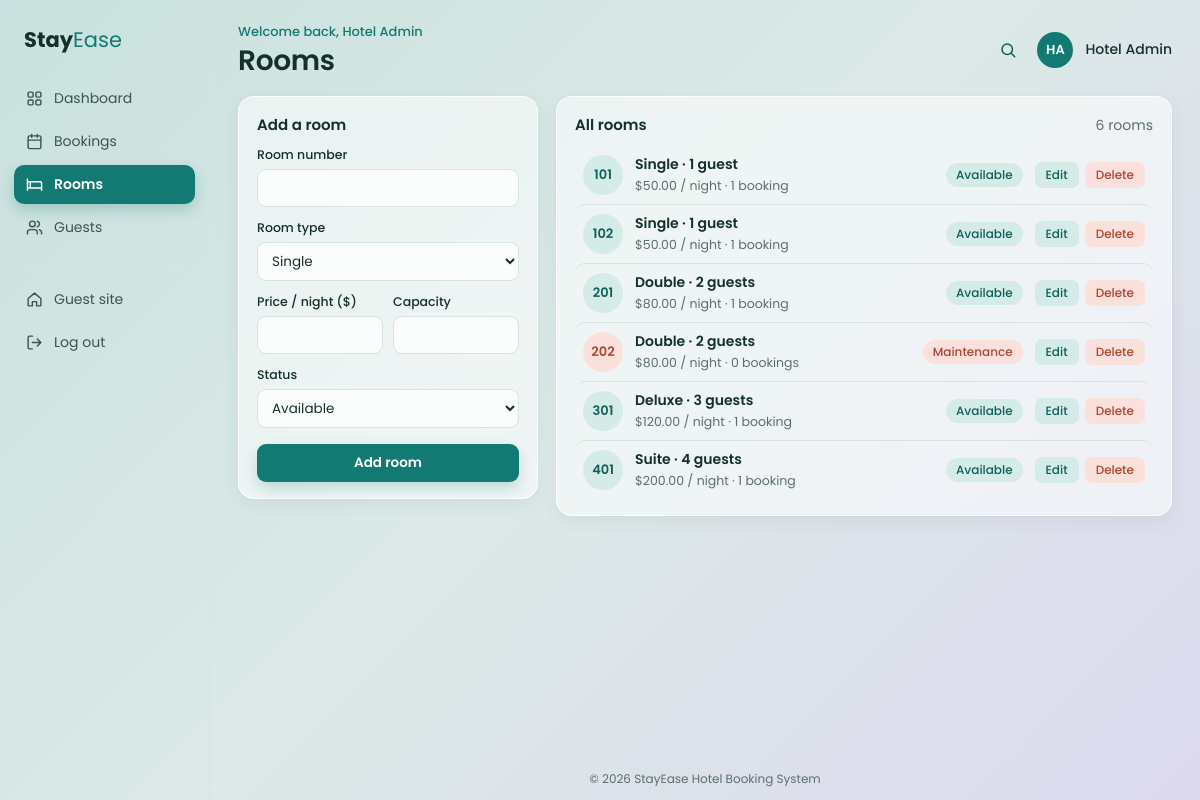
/Admin/rooms.php (signed in), run on the app's committed database.
### tables this page shows
CREATE TABLE IF NOT EXISTS rooms (
  room_id INT AUTO_INCREMENT PRIMARY KEY,
  room_number VARCHAR(10) NOT NULL UNIQUE,
  room_type ENUM('Single','Double','Deluxe','Suite') NOT NULL,
  price_per_night DECIMAL(10,2) NOT NULL CHECK (price_per_night > 0),
  capacity INT NOT NULL CHECK (capacity BETWEEN 1 AND 6),
  status ENUM('Available','Maintenance') NOT NULL DEFAULT 'Available'
);

### Admin/rooms.php (the view, shortened to what this page needs)
<?php
include '../config/db.php';
$room_types = array('Single', 'Double', 'Deluxe', 'Suite');
$room_statuses = array('Available', 'Maintenance');
$room_id = 0;
$room_number = "";
$room_type = "Single";
$price = "";
$capacity = "";
$status = "Available";
$sql = "SELECT rooms.*,
               (SELECT COUNT(*) FROM bookings WHERE bookings.room_id = rooms.room_id) AS total_bookings
        FROM rooms
        ORDER BY rooms.room_number";
$stmt = mysqli_prepare($conn, $sql);
mysqli_stmt_execute($stmt);
$rooms = mysqli_stmt_get_result($stmt);
include '../includes/header.php';
?>
<div class="rooms-grid">
  <section class="card">
    <div class="card-head">
      <h2><?php echo $room_id == 0 ? 'Add a room' : 'Edit room ' . htmlspecialchars($room_number); ?></h2>
    </div>
    <form action="rooms.php<?php if ($room_id != 0) echo '?edit=' . $room_id; ?>" method="post" class="form">
      <label for="room_number">Room number</label>
      <input type="text" id="room_number" name="room_number" maxlength="10" value="<?php echo htmlspecialchars($room_number); ?>" required>
      <label for="room_type">Room type</label>
      <select id="room_type" name="room_type" required>
        <?php foreach ($room_types as $type) { ?>
          <option value="<?php echo $type; ?>" <?php if ($room_type == $type) echo 'selected'; ?>><?php echo $type; ?></option>
        <?php } ?>
      </select>
      <div class="form-row">
        <div>
          <label for="price">Price / night ($)</label>
          <input type="number" id="price" name="price" min="0.01" max="99999" step="0.01" value="<?php echo htmlspecialchars($price); ?>" required>
        </div>
        <div>
          <label for="capacity">Capacity</label>
          <input type="number" id="capacity" name="capacity" min="1" max="6" step="1" value="<?php echo htmlspecialchars($capacity); ?>" required>
        </div>
      </div>
      <label for="status">Status</label>
      <select id="status" name="status" required>
        <?php foreach ($room_statuses as $s) { ?>
          <option value="<?php echo $s; ?>" <?php if ($status == $s) echo 'selected'; ?>><?php echo $s; ?></option>
        <?php } ?>
      </select>
      <div class="form-actions">
        <button type="submit" name="save" class="btn-primary"><?php echo $room_id == 0 ? 'Add room' : 'Save changes'; ?></button>
      </div>
    </form>
  </section>
  <section class="card">
    <div class="card-head">
      <h2>All rooms</h2>
      <span class="muted"><?php echo mysqli_num_rows($rooms); ?> rooms</span>
    </div>
    <?php if (mysqli_num_rows($rooms) == 0) { ?>
      <p class="empty">No rooms yet. Add your first room using the form.</p>
    <?php } else { ?>
      <div class="room-list">
        <?php while ($row = mysqli_fetch_assoc($rooms)) { ?>
          <div class="room-item <?php if ($row['room_id'] == $room_id) echo 'editing'; ?>">
            <span class="room-badge <?php echo strtolower($row['status']); ?>"><?php echo htmlspecialchars($row['room_number']); ?></span>
            <div class="room-info">
              <span class="room-name">
                <?php echo htmlspecialchars($row['room_type']); ?> ·
                <?php echo $row['capacity']; ?> <?php echo $row['capacity'] == 1 ? 'guest' : 'guests'; ?>
              </span>
              <span class="room-meta">
                $<?php echo number_format($row['price_per_night'], 2); ?> / night ·
                <?php echo $row['total_bookings']; ?> <?php echo $row['total_bookings'] == 1 ? 'booking' : 'bookings'; ?>
              </span>
            </div>
            <span class="badge <?php echo strtolower($row['status']); ?>"><?php echo htmlspecialchars($row['status']); ?></span>
            <div class="room-actions">
              <a href="rooms.php?edit=<?php echo $row['room_id']; ?>" class="btn-small">Edit</a>
              <form action="rooms.php" method="post" onsubmit="return confirm('Delete room <?php echo htmlspecialchars($row['room_number'], ENT_QUOTES); ?>? This cannot be undone.');">
                <button type="submit" name="delete" class="btn-small danger">Delete</button>
              </form>
            </div>
          </div>
        <?php } ?>
      </div>
    <?php } ?>
  </section>
</div>
<?php include '../includes/footer.php'; ?>

### css/admin.css (style rules this page uses)
:root { --teal: #127a72; --teal-dark: #0e5f5a; --teal-soft: #d5ebe8; --text: #14302d; --muted: #5b6f6c; --line: #d6e4e2; --card: rgba(255, 255, 255, 0.55); --radius: 16px; }
* { box-sizing: border-box; }
body.admin { margin: 0; min-height: 100vh; font-family: "Poppins", Arial, sans-serif; font-size: 14px; color: var(--text); background: linear-gradient(135deg, #c9e1de 0%, #dce9e7 50%, #dcd9ef 100%); }
.card { padding: 16px 18px; background: var(--card); border: 1px solid rgba(255, 255, 255, 0.9); border-radius: var(--radius); box-shadow: 0 6px 18px rgba(20, 60, 56, 0.06); }
.card-head { display: flex; align-items: baseline; justify-content: space-between; gap: 12px; margin-bottom: 10px; }
.card-head h2 { margin: 0; font-size: 15px; font-weight: 600; }
.muted { color: var(--muted); }
.badge { display: inline-block; padding: 3px 10px; font-size: 12px; font-weight: 500; white-space: nowrap; border-radius: 999px; }
.badge.available { background: var(--teal-soft); color: var(--teal-dark); }
.badge.maintenance { background: #fbe1dc; color: #b4432f; }
.form label { display: block; margin-bottom: 5px; font-size: 12.5px; font-weight: 500; }
.form input, .form select { width: 100%; margin-bottom: 12px; padding: 8px 10px; font-family: inherit; font-size: 13.5px; color: inherit; background: rgba(255, 255, 255, 0.8); border: 1px solid var(--line); border-radius: 9px; }
.form-row { display: grid; grid-template-columns: 1fr 1fr; gap: 10px; }
.form-actions { display: flex; gap: 8px; margin-top: 4px; }
.btn-primary, .btn-secondary { display: inline-block; padding: 9px 16px; font-family: inherit; font-size: 13.5px; font-weight: 600; text-align: center; text-decoration: none; border: none; border-radius: 9px; cursor: pointer; }
.btn-primary { flex: 1; color: #fff; background: var(--teal); box-shadow: 0 6px 14px rgba(18, 122, 114, 0.22); }
.btn-small { display: inline-block; padding: 4px 11px; font-family: inherit; font-size: 12px; font-weight: 500; color: var(--teal-dark); text-decoration: none; background: var(--teal-soft); border: none; border-radius: 7px; cursor: pointer; }
.btn-small.danger { color: #b4432f; background: #fbe1dc; }

### css/rooms.css (style rules this page uses)
.rooms-grid { display: grid; grid-template-columns: 300px minmax(0, 1fr); gap: 18px; align-items: start; }
.room-item { display: flex; align-items: center; gap: 12px; padding: 8px 8px; border-top: 1px solid var(--line); border-radius: 10px; }
.room-item:first-child { border-top: 0; }
.room-badge { display: flex; flex-shrink: 0; align-items: center; justify-content: center; min-width: 40px; height: 40px; padding: 0 8px; font-size: 13px; font-weight: 600; color: var(--teal-dark); background: var(--teal-soft); border-radius: 999px; }
.room-badge.maintenance { color: #b4432f; background: #fbe1dc; }
.room-info { flex: 1; min-width: 0; }
.room-name { display: block; font-size: 14px; font-weight: 600; }
.room-meta { font-size: 12.5px; color: var(--muted); }
.room-actions { display: flex; gap: 6px; }
.room-actions form { margin: 0; }

### data on the page
rooms: room_number "101", room_type "Single", capacity "1", shows "guest", price_per_night "50.00", total_bookings "1", status "Available"
rooms: room_number "102", room_type "Single", capacity "1", shows "guest", price_per_night "50.00", total_bookings "1", status "Available"
rooms: room_number "201", room_type "Double", capacity "2", shows "guests", price_per_night "80.00", total_bookings "1", status "Available"
rooms: room_number "202", room_type "Double", capacity "2", shows "guests", price_per_night "80.00", total_bookings "0", status "Maintenance"
rooms: room_number "301", room_type "Deluxe", capacity "3", shows "guests", price_per_night "120.00", total_bookings "1", status "Available"
rooms: room_number "401", room_type "Suite", capacity "4", shows "guests", price_per_night "200.00", total_bookings "1", status "Available"

### other printed values
$admin_name "Hotel Admin"
$page_title "Rooms"
get_initials($admin_name) "HA"
mysqli_num_rows($rooms) "6"
form field room_type "Single"
form field status "Available"
